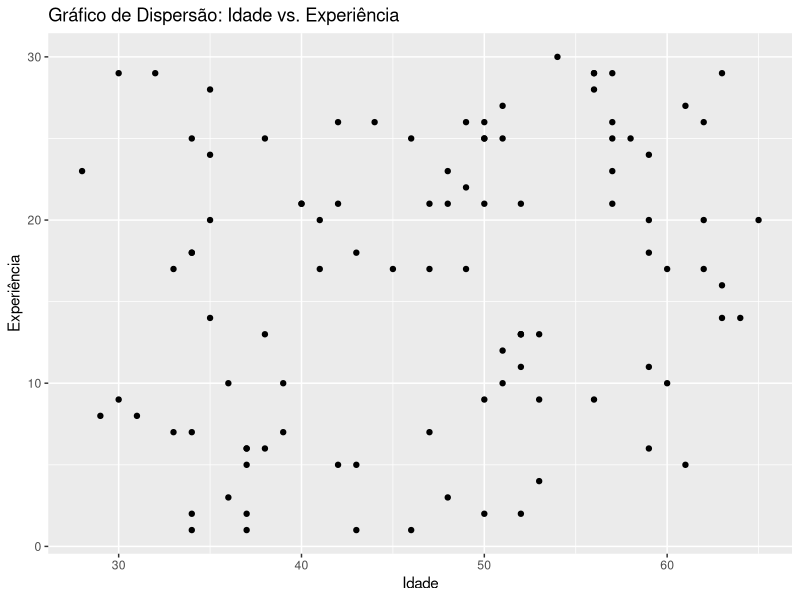

This chart was generated by the following R code:
#Base de dados médica
set.seed(123)  # Definir semente para reprodução
medicos <- data.frame(
  Paciente = paste("Paciente", 1:100),
  Especialidade = sample(c("Cardiologia", "Ortopedia", "Pediatria", "Dermatologia"), 100, replace = TRUE),
  Idade = sample(28:65, 100, replace = TRUE),
  Experiencia = sample(1:30, 100, replace = TRUE),
  Qualificacao = sample(c("Básica", "Intermediária", "Avançada"), 100, replace = TRUE)
)

# Calcular a correlação entre Idade e Experiencia
correlacao <- cor(medicos$Idade, medicos$Experiencia)

cat("Correlação entre Idade e Experiencia:", correlacao, "\n")

# Gráfico de Dispersão
library(ggplot2)

ggplot(medicos, aes(x = Idade, y = Experiencia)) +
  geom_point() +
  labs(title = "Gráfico de Dispersão: Idade vs. Experiência",
       x = "Idade",
       y = "Experiência")

